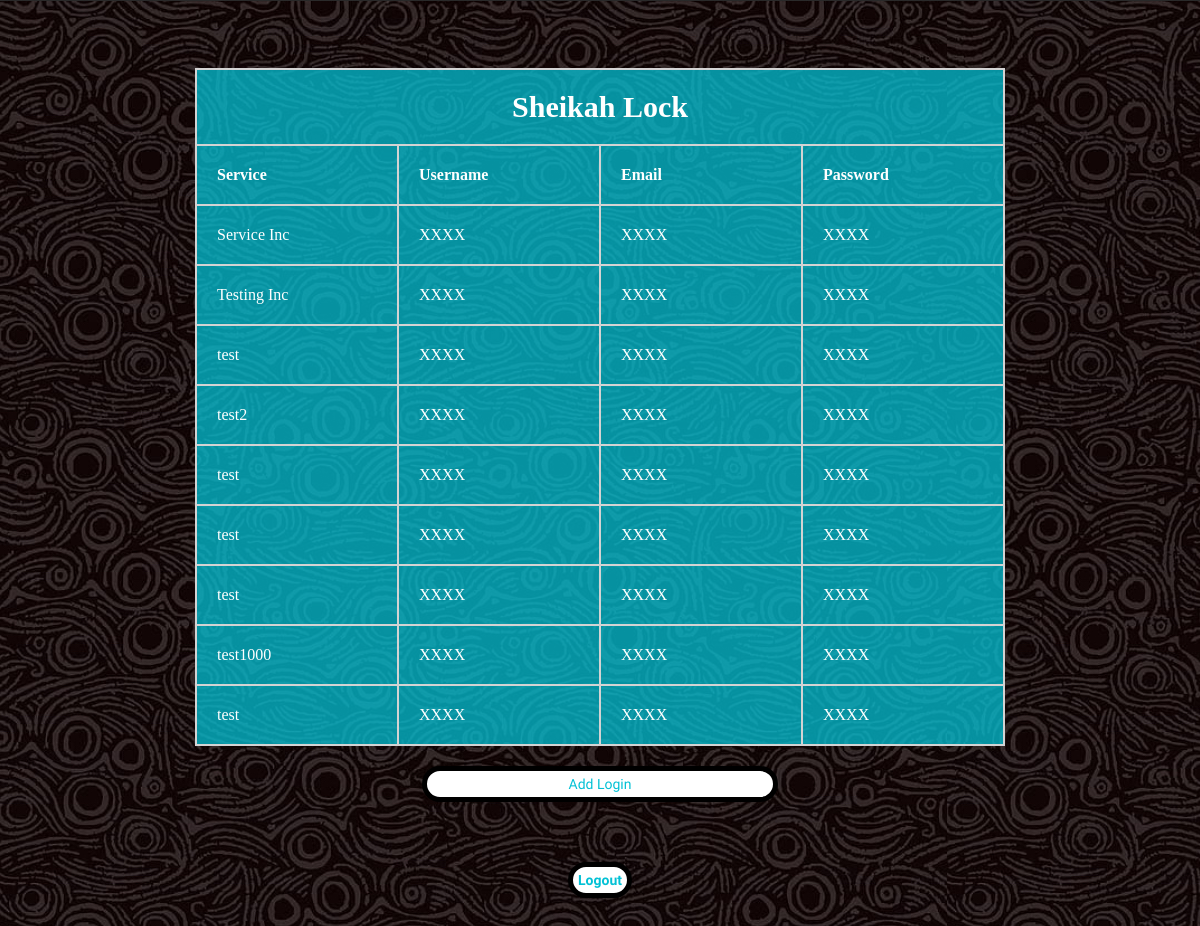
Before: / (signed in) with the older database file.
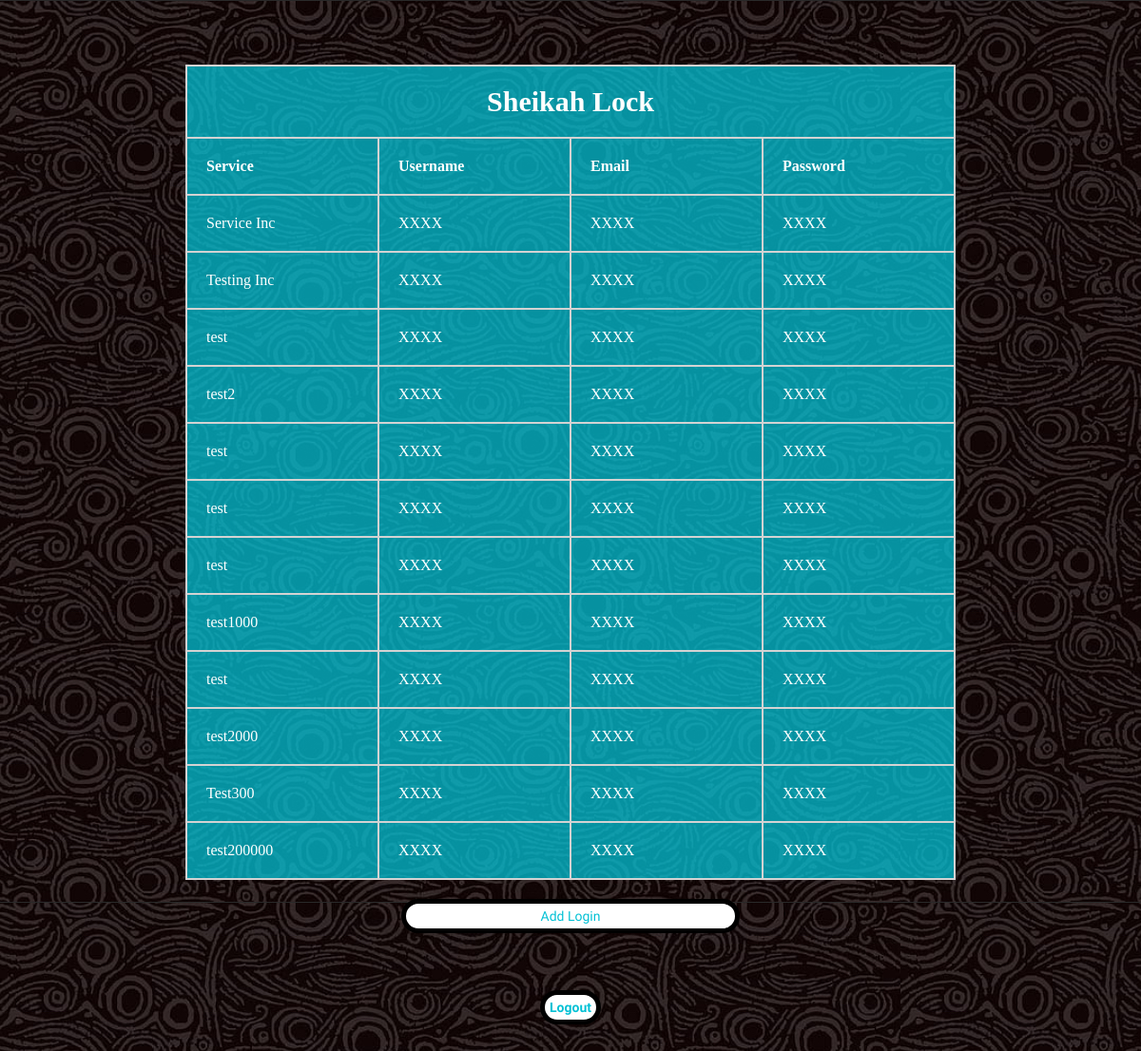
After: the same page with the newer database file.
### tables this page shows
CREATE TABLE logins (
id INTEGER PRIMARY KEY AUTOINCREMENT,
user_id INTEGER NOT NULL,
service_name TEXT NOT NULL,
service_username TEXT,
email TEXT,
service_password TEXT NOT NULL,
FOREIGN KEY (user_id) REFERENCES users(id)
);

### app.py (the view, shortened to what this page needs)
@app.route("/", methods=["GET", "POST"])
@login_required
def index():
    if request.method == "GET":
        connect_to_db()
        user_logins = g.db.execute("SELECT service_name, id FROM logins WHERE user_id = ?", (session["user_id"], )).fetchall()
        return render_template("index.html", user_logins=user_logins)

### helpers.py (called while the page is built)
def login_required(f):
    @wraps(f)
    def wrapper(*args, **kwargs):
        if session.get("user_id") is None:
            return redirect("/login")
        return f(*args, **kwargs)
    return wrapper

def connect_to_db():
    if "db" not in g:
        g.db = sqlite3.connect("sheikah_lock.db", isolation_level=None)
        g.db.row_factory = sqlite3.Row
    return

### templates/index.html (shortened to what this page needs)
{% extends "layout.html" %}
{% block main %}
    <form id="login_manager" action="/" method="post">
        <table>
            <tr>
                <th class="table_title" colspan="4"> Sheikah Lock </th>
            </tr>
            <tr>
                <th>Service</th>
                <th>Username</th>
                <th>Email</th>
                <th>Password</th>
            </tr>
            {% for row in user_logins %}
                {% if row['id']|string == login_id|string %}
                    <tr data-loginid="{{ login_id }}" class="table_row">
                        <td class="service_name_row"> {{ revealed_logins['service_name'] }} </td>
                        <td> {{ revealed_logins['service_username'] }} </td>
                        <td> {{ revealed_logins['email'] }}</td>
                        <td> {{ revealed_logins['service_password'] }} </td>
                    </tr>
                {% else %}
                    <tr data-loginid="{{ row['id'] }}" class="table_row">
                        <td class="service_name_row"> {{ row['service_name'] }} </td>
                        <td> XXXX </td>
                        <td> XXXX </td>
                        <td> XXXX </td>
                    </tr>
                {% endif %}
            {% endfor %}
        </table>
    </form>
    <button id="add_login_button" type="button" style="width: 30%;"> Add Login </button>
    <a href="{{ url_for('logout') }}" style="margin-top: 40px;">
        <div class="button_bubble">
            <p> Logout </p>
        </div>
    </a>
{% endblock %}

### templates/layout.html (shortened to what this page needs)
<!DOCTYPE html>
<html lang="en">
    <head>
        <link href="{{ url_for('static', filename='styles.css') }}" rel="stylesheet">
    </head>
    <body>
        <main>
            {% block main %}{% endblock %}
        </main>
    </body>
</html>

### static/styles.css (style rules this page uses)
a { text-decoration: none; color: rgb(3, 193, 213); font-weight: bold; font-family: 'Atomic Age'; }
body { background-image: url("/static/images/indexbackground1.jpg"); }
div { display: flex; justify-content: center; text-align: center; flex-direction: column; background-color: rgb(3, 193, 213); }
form { display: flex; flex-direction: column; }
button { border-radius: 25px; border: 5px solid black; padding: 5px; color: rgb(3, 193, 213); background-color: white; font-size: 14px; font-family: 'Atomic Age'; width: 90%; height: auto; margin: 10px; cursor: pointer; }
.button_bubble { border: 5px solid black; border-radius: 25px; background-color: white; margin: 10px; font-size: 14px; padding: 5px; }
.button_bubble p { margin: 0px; color: rgb(3, 193, 213); }
main { display: flex; justify-content: center; align-items: center; flex-direction: column; }
p { color: black; font-family: 'Atomic Age'; }
table { border-collapse: collapse; margin: 10px auto; width: auto; height: auto; margin-top: 60px; background-color: none; }
.table_title { text-align: center; font-size: 30px; }
tr[data-loginId] { cursor: pointer; }
th, td { width: 160px; margin: 20px; padding: 20px; text-align: left; border: 2px solid lightgrey; background-color: rgba(3, 193, 213, 0.75); color: white; }

Changed rows visible on the page:
added logins: service_name "test2000"
added logins: service_name "Test300"
added logins: service_name "test200000"
